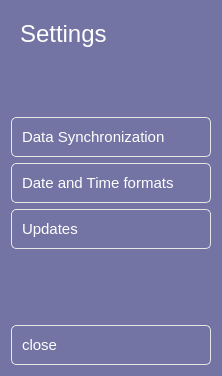
              <widget class="QWidget" name="fullSideBar" native="true">
               <property name="styleSheet">
                <string notr="true">QPushButton{
	border: none;
	padding: 10px;
	font-size: 15px;
	color: #fff;
	text-align: left;
	padding-left: 10px;
	border: 1px solid #e6e6e6;
	border-radius: 5px;
}


QPushButton:hover{
	background: #e6e6e6;
	color: #262626;
}

#fullSideBar, *{
	background-color:  #7474a4;
}</string>
               </property>
               <layout class="QVBoxLayout" name="verticalLayout_8">
                <item>
                 <widget class="QWidget" name="widget_2" native="true">
                  <property name="minimumSize">
                   <size>
                    <width>200</width>
                    <height>0</height>
                   </size>
                  </property>
                  <property name="styleSheet">
                   <string notr="true"/>
                  </property>
                  <layout class="QVBoxLayout" name="verticalLayout_2">
                   <item>
                    <widget class="QLabel" name="label_5">
                     <property name="enabled">
                      <bool>true</bool>
                     </property>
                     <property name="sizePolicy">
                      <sizepolicy hsizetype="Preferred" vsizetype="Preferred">
                       <horstretch>0</horstretch>
                       <verstretch>0</verstretch>
                      </sizepolicy>
                     </property>
                     <property name="styleSheet">
                      <string notr="true">color: #fff;</string>
                     </property>
                     <property name="text">
                      <string>&lt;html&gt;&lt;head/&gt;&lt;body&gt;&lt;p&gt;&lt;span style=&quot; font-size:18pt;&quot;&gt;Settings&lt;/span&gt;&lt;/p&gt;&lt;/body&gt;&lt;/html&gt;</string>
                     </property>
                    </widget>
                   </item>
                   <item>
                    <widget class="QPushButton" name="pushButton">
                     <property name="sizePolicy">
                      <sizepolicy hsizetype="Minimum" vsizetype="Expanding">
                       <horstretch>0</horstretch>
                       <verstretch>0</verstretch>
                      </sizepolicy>
                     </property>
                     <property name="styleSheet">
                      <string notr="true">border: none;
background: none;
padding: 5px;
</string>
                     </property>
                     <property name="text">
                      <string/>
                     </property>
                     <property name="icon">
                      <iconset resource="../resource_files/resources.qrc">
                       <normaloff>:/icons/images/icons/settings_24dp_E8EAED_FILL0_wght400_GRAD0_opsz24.png</normaloff>:/icons/images/icons/settings_24dp_E8EAED_FILL0_wght400_GRAD0_opsz24.png</iconset>
                     </property>
                     <property name="iconSize">
                      <size>
                       <width>70</width>
                       <height>70</height>
                      </size>
                     </property>
                    </widget>
                   </item>
                  </layout>
                 </widget>
                </item>
                <item>
                 <spacer name="verticalSpacer_6">
                  <property name="orientation">
                   <enum>Qt::Vertical</enum>
                  </property>
                  <property name="sizeType">
                   <enum>QSizePolicy::Preferred</enum>
                  </property>
                  <property name="sizeHint" stdset="0">
                   <size>
                    <width>20</width>
                    <height>20</height>
                   </size>
                  </property>
                 </spacer>
                </item>
                <item>
                 <layout class="QVBoxLayout" name="verticalLayout_6">
                  <item>
                   <widget class="QPushButton" name="pushButton_5">
                    <property name="cursor">
                     <cursorShape>PointingHandCursor</cursorShape>
                    </property>
                    <property name="text">
                     <string>Data Synchronization</string>
                    </property>
                    <property name="iconSize">
                     <size>
                      <width>25</width>
                      <height>25</height>
                     </size>
                    </property>
                   </widget>
                  </item>
                  <item>
                   <widget class="QPushButton" name="pushButton_6">
                    <property name="cursor">
                     <cursorShape>PointingHandCursor</cursorShape>
                    </property>
                    <property name="text">
                     <string>Date and Time formats</string>
                    </property>
                    <property name="iconSize">
                     <size>
                      <width>25</width>
                      <height>25</height>
                     </size>
                    </property>
                   </widget>
                  </item>
                  <item>
                   <widget class="QPushButton" name="pushButton_2">
                    <property name="text">
                     <string>Updates</string>
                    </property>
                   </widget>
                  </item>
                 </layout>
                </item>
                <item>
                 <spacer name="verticalSpacer_2">
                  <property name="orientation">
                   <enum>Qt::Vertical</enum>
                  </property>
                  <property name="sizeHint" stdset="0">
                   <size>
                    <width>20</width>
                    <height>70</height>
                   </size>
                  </property>
                 </spacer>
                </item>
                <item>
                 <widget class="QPushButton" name="closeSideBar">
                  <property name="cursor">
                   <cursorShape>PointingHandCursor</cursorShape>
                  </property>
                  <property name="styleSheet">
                   <string notr="true"/>
                  </property>
                  <property name="text">
                   <string>close</string>
                  </property>
                  <property name="icon">
                   <iconset resource="../resource_files/resources.qrc">
                    <normaloff>:/icons/images/icons/cil-x.png</normaloff>:/icons/images/icons/cil-x.png</iconset>
                  </property>
                  <property name="iconSize">
                   <size>
                    <width>25</width>
                    <height>25</height>
                   </size>
                  </property>
                 </widget>
                </item>
                <item>
                 <spacer name="verticalSpacer_7">
                  <property name="orientation">
                   <enum>Qt::Vertical</enum>
                  </property>
                  <property name="sizeType">
                   <enum>QSizePolicy::Preferred</enum>
                  </property>
                  <property name="sizeHint" stdset="0">
                   <size>
                    <width>20</width>
                    <height>0</height>
                   </size>
                  </property>
                 </spacer>
                </item>
               </layout>
              </widget>
